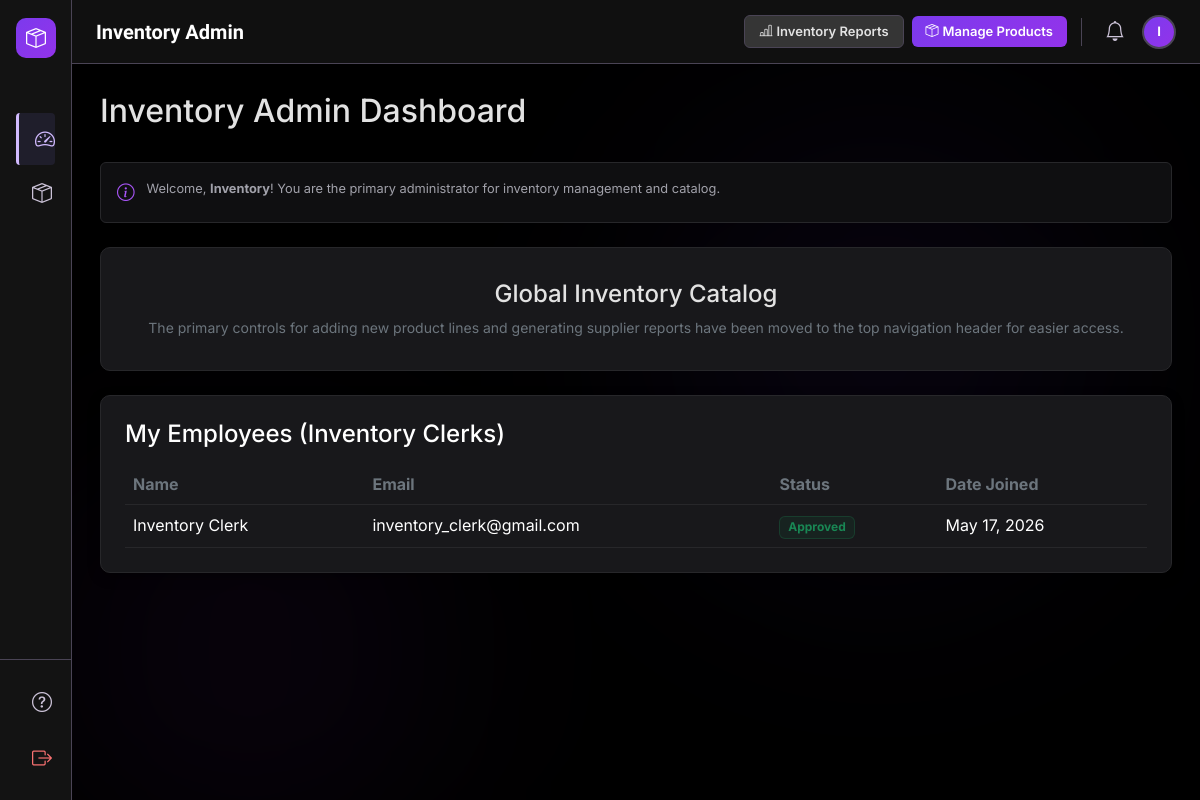
The page /public/admin/inventoryAdmin/inventoryAdmin.php (signed in) on the database its author committed.
### tables this page shows
CREATE TABLE `employees` (
  `id` int(11) NOT NULL,
  `first_name` varchar(50) NOT NULL,
  `last_name` varchar(50) NOT NULL,
  `email` varchar(100) NOT NULL,
  `password` varchar(255) NOT NULL,
  `role` enum('stock_holder','inventory_clerk','it_security') NOT NULL,
  `status` enum('pending','approved','rejected') DEFAULT 'pending',
  `application_file` varchar(255) DEFAULT NULL,
  `created_at` timestamp NOT NULL DEFAULT current_timestamp(),
  `updated_at` timestamp NOT NULL DEFAULT current_timestamp() ON UPDATE current_timestamp()
);

### public/admin/inventoryAdmin/inventoryAdmin.php (the view, shortened to what this page needs)
<?php
require_once '../../../config/db.php';
$emp_stmt = $pdo->prepare("SELECT first_name, last_name, email, status, created_at FROM employees WHERE role = 'inventory_clerk'");
$emp_stmt->execute();
$employees = $emp_stmt->fetchAll(PDO::FETCH_ASSOC);
require_once '../../../includes/inventoryAdminHeader.php';
?>
<div class="dashboard">
    <div class="d-flex justify-content-between align-items-center mb-4">
        <h2>Inventory Admin Dashboard</h2>
    </div>
    <div class="info-box mb-4">
        <i class="bi bi-info-circle"></i>
        <span>Welcome, <strong><?php echo htmlspecialchars($_SESSION['first_name']); ?></strong>! You are the primary administrator for inventory management and catalog.</span>
    </div>
    <div class="feature-card text-center mt-4">
        <h4 class="mb-2">Global Inventory Catalog</h4>
        <p class="text-secondary small mb-0">The primary controls for adding new product lines and generating supplier reports have been moved to the top navigation header for easier access.</p>
    </div>
    <div class="card p-4 mt-4">
        <h4 class="mb-3 text-white">My Employees (Inventory Clerks)</h4>
        <div class="table-responsive">
            <table class="table table-dark table-hover mb-0">
                <thead>
                    <tr>
                        <th class="text-secondary">Name</th>
                        <th class="text-secondary">Email</th>
                        <th class="text-secondary">Status</th>
                        <th class="text-secondary">Date Joined</th>
                    </tr>
                </thead>
                <tbody>
                    <?php if (count($employees) > 0): ?>
                        <?php foreach ($employees as $emp): ?>
                            <tr>
                                <td><?php echo htmlspecialchars($emp['first_name'] . ' ' . $emp['last_name']); ?></td>
                                <td><?php echo htmlspecialchars($emp['email']); ?></td>
                                <td>
                                    <?php if ($emp['status'] === 'approved'): ?>
                                        <span class="badge text-success bg-success bg-opacity-10 border border-success border-opacity-25">Approved</span>
                                    <?php elseif ($emp['status'] === 'pending'): ?>
                                        <span class="badge text-warning bg-warning bg-opacity-10 border border-warning border-opacity-25">Pending</span>
                                    <?php else: ?>
                                        <span class="badge text-danger bg-danger bg-opacity-10 border border-danger border-opacity-25">Rejected</span>
                                    <?php endif; ?>
                                </td>
                                <td><?php echo date('M d, Y', strtotime($emp['created_at'])); ?></td>
                            </tr>
                        <?php endforeach; ?>
                    <?php else: ?>
                        <tr>
                            <td colspan="4" class="text-center text-secondary py-4">No employees found.</td>
                        </tr>
                    <?php endif; ?>
                </tbody>
            </table>
        </div>
    </div>
</div>
<?php
require_once '../../../includes/inventoryAdminFooter.php';
?>

### includes/inventoryAdminHeader.php (style rules this page uses)
:root { --surface-dim: #131313; --surface-container-highest: #353535; --surface-container-low: #1b1b1b; --surface-container: #1f1f1f; --primary: #d2bbff; --primary-container: #7c3aed; --secondary: #c4c1fb; --secondary-container: #444173; --outline-variant: #4a4455; --on-surface: #e2e2e2; --on-surface-variant: #ccc3d8; }
body { font-family: 'Inter', sans-serif; background-color: #000000; color: var(--on-surface); overflow: hidden; }
.card, .stat-card { background-color: #18181b !important; border: 1px solid #27272a !important; border-radius: 10px; box-shadow: 0 4px 12px rgba(0,0,0,0.4); }
.table { color: var(--on-surface); }
.table-dark { --bs-table-bg: #18181b; --bs-table-border-color: #27272a; }
.info-box { background-color: #0f0f11; border: 1px solid #27272a; border-radius: 6px; padding: 1rem; display: flex; gap: 0.75rem; font-size: 0.8rem; color: #a1a1aa; align-items: flex-start; margin-bottom: 1.5rem; }
.info-box i { color: #a855f7; font-size: 1.1rem; }
.feature-card { background-color: #18181b; border: 1px solid #27272a; border-radius: 10px; padding: 2rem; }

### rows shown on the page
employees: first_name+last_name "Inventory Clerk", email "inventory_clerk@gmail.com", status "Approved", created_at "May 17, 2026"

### other values the page prints
$initials "I"
$_SESSION['first_name'] "Inventory"
